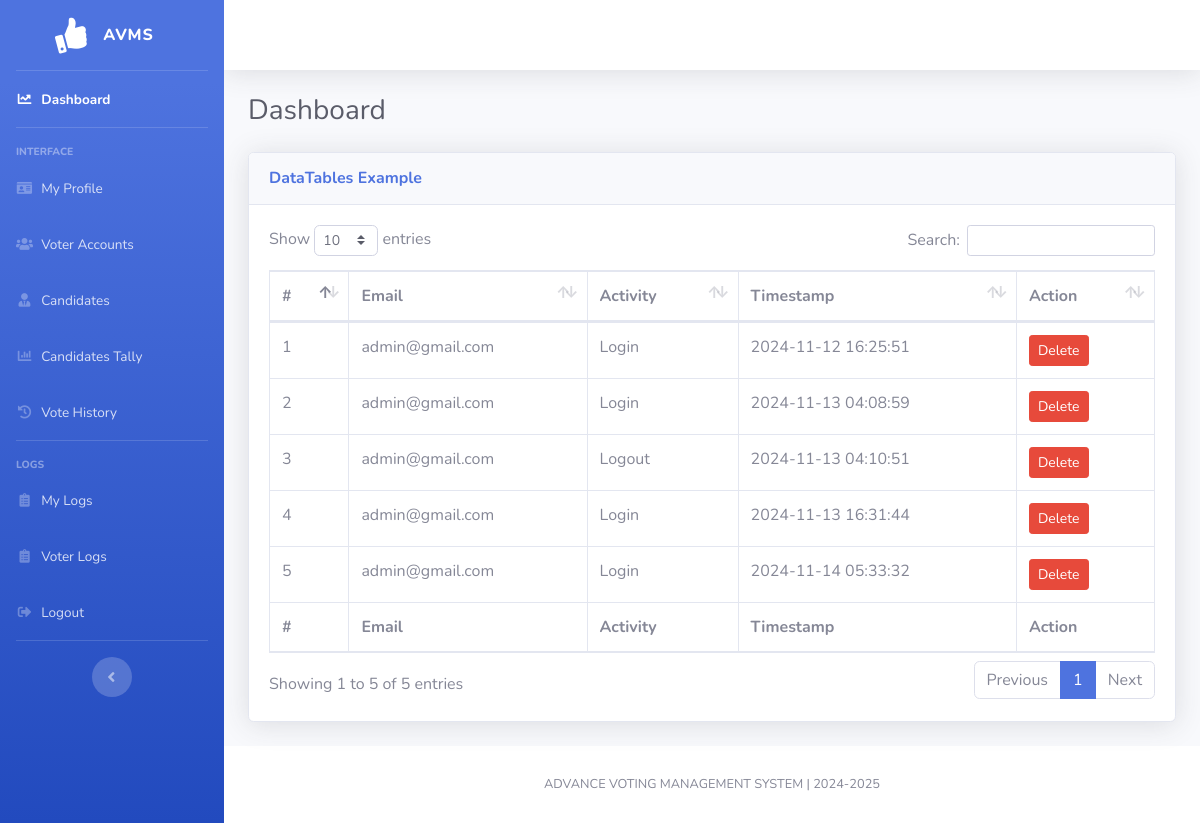
The app's page /admin/admin-logs.php, older data.
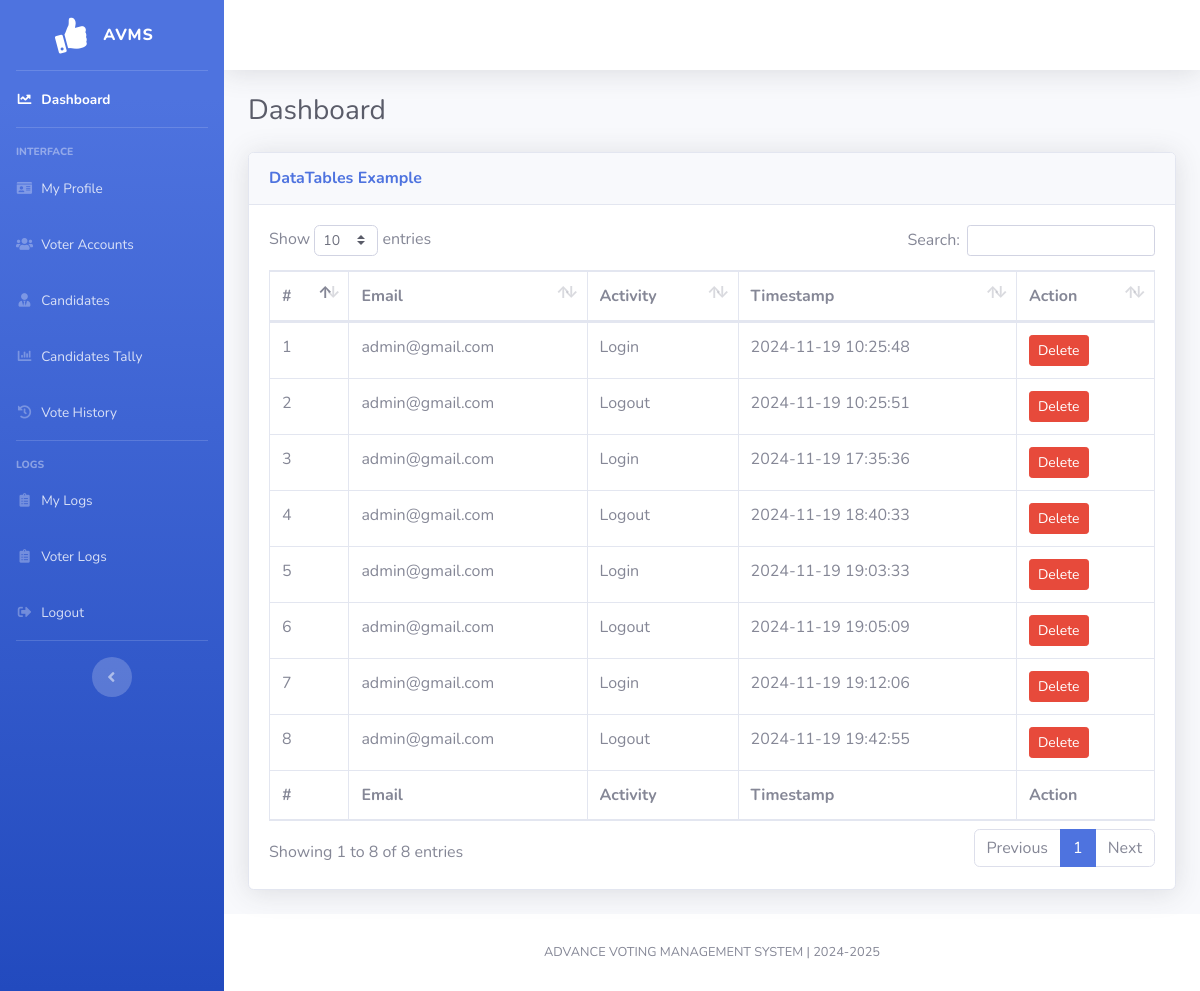
The same page, newer data.
### tables this page shows
CREATE TABLE `admin_logs` (
  `id` int(11) NOT NULL,
  `email` varchar(100) NOT NULL,
  `activity_type` varchar(50) NOT NULL,
  `user_type` varchar(50) NOT NULL,
  `timestamp` timestamp NOT NULL DEFAULT current_timestamp()
);

### admin/admin-logs.php (the view, shortened to what this page needs)
<?php
    include("../components/admin-header.php");
    $admin_logs = $connLogs->query("SELECT * FROM `admin_logs`")->fetchAll(PDO::FETCH_ASSOC);
?>
<div id="content">
    <?php include("../components/topbar.php"); ?>
    <div class="container-fluid">
        <div class="d-sm-flex align-items-center justify-content-between mb-4">
            <h1 class="h3 mb-0 text-gray-800">Dashboard</h1>
        </div>
                <div class="card shadow mb-4">
            <div class="card-header py-3">
                <h6 class="m-0 font-weight-bold text-primary">DataTables Example</h6>
            </div>
            <div class="card-body">
                <div class="table-responsive">
                    <table class="table table-bordered" id="dataTable" width="100%" cellspacing="0">
                        <thead>
                            <tr>
                                <th>#</th>
                                <th>Email</th>
                                <th>Activity</th>
                                <th>Timestamp</th>
                                <th>Action</th>
                            </tr>
                        </thead>
                        <tfoot>
                            <tr>
                                <th>#</th>
                                <th>Email</th>
                                <th>Activity</th>
                                <th>Timestamp</th>
                                <th>Action</th>
                            </tr>
                        </tfoot>
                        <tbody>
                            <?php
                                $count = 1;
                                foreach ($admin_logs as $logs):
                                ?>
                                <tr>
                                    <td><?php echo $count++; ?></td>
                                    <td><?php echo ($logs['email']); ?></td>
                                    <td><?php echo ($logs['activity_type']); ?></td>
                                    <td><?php echo ($logs['timestamp']); ?></td>
                                    <td>
                                        <form method="POST" action="" class="delete-form">
                                            <button type="button" class="btn btn-danger btn-sm delete-btn">Delete</button>
                                        </form>
                                    </td>
                                </tr>
                            <?php endforeach; ?>
                        </tbody>
                    </table>
                </div>
            </div>
        </div>
    </div>
</div>
<?php include("../components/footer.php"); ?>
</div>
</div>
</body>
</html>

### components/admin-header.php (shortened to what this page needs)
<!DOCTYPE html>
<html lang="en">
<head>
    <link href="../vendor/fontawesome-free/css/all.min.css" rel="stylesheet" type="text/css">
    <link href="../css/sb-admin-2.min.css" rel="stylesheet">
    <link href="../vendor/datatables/dataTables.bootstrap4.min.css" rel="stylesheet">
</head>
<body id="page-top">
    <div id="wrapper">
        <ul class="navbar-nav bg-gradient-primary sidebar sidebar-dark accordion" id="accordionSidebar">
            <a class="sidebar-brand d-flex align-items-center justify-content-center" href="admin-dashboard.php">
                <div class="sidebar-brand-icon rotate-n-15">
                    <i class="fas fa-thumbs-up"></i>
                </div>
                <div class="sidebar-brand-text mx-3">AVMS</div>
            </a>
            <hr class="sidebar-divider my-0">
            <li class="nav-item active">
                <a class="nav-link" href="admin-dashboard.php">
                    <i class="fas fa-fw fa-chart-line"></i>
                    <span>Dashboard</span></a>
            </li>
            <hr class="sidebar-divider">
            <div class="sidebar-heading">
                Interface
            </div>
            <li class="nav-item">
                <a class="nav-link" href="profile.php">
                    <i class="fas fa-fw fa-id-card"></i>
                    <span>My Profile</span>
                </a>
            </li>
            <li class="nav-item">
                <a class="nav-link" href="voter-accounts.php">
                    <i class="fas fa-fw fa-users"></i>
                    <span>Voter Accounts</span>
                </a>
            </li>
            <li class="nav-item">
                <a class="nav-link" href="candidates.php">
                    <i class="fas fa-fw fa-user-tie"></i>
                    <span>Candidates</span>
                </a>
            </li>
            <li class="nav-item">
                <a class="nav-link" href="candidate-tally.php">
                    <i class="fas fa-fw fa-chart-bar"></i>
                    <span>Candidates Tally</span>
                </a>
            </li>
            <li class="nav-item">
                <a class="nav-link" href="votes.php">
                    <i class="fas fa-fw fa-history"></i>
                    <span>Vote History</span>
                </a>
            </li>
            <hr class="sidebar-divider">
            <div class="sidebar-heading">
                Logs
            </div>
            <li class="nav-item">
                <a class="nav-link" href="admin-logs.php">
                    <i class="fas fa-fw fa-clipboard-list"></i>
                    <span>My Logs</span></a>
            </li>
            <li class="nav-item">
                <a class="nav-link" href="voter-logs.php">
                    <i class="fas fa-fw fa-clipboard-list"></i>
                    <span>Voter Logs</span></a>
            </li>
            <li class="nav-item">
                <a class="nav-link" href="#" id="logout">
                    <i class="fas fa-fw fa-sign-out-alt"></i>
                    <span>Logout</span></a>
            </li>
            <hr class="sidebar-divider d-none d-md-block">
            <div class="text-center d-none d-md-inline">
                <button class="rounded-circle border-0" id="sidebarToggle"></button>
            </div>
        </ul>
        <div id="content-wrapper" class="d-flex flex-column">

### components/topbar.php (shortened to what this page needs)
<nav class="navbar navbar-expand navbar-light bg-white topbar mb-4 static-top shadow">
</nav>

### components/footer.php
<footer class="sticky-footer bg-white">
    <div class="container my-auto">
        <div class="copyright text-center my-auto">
            <span>ADVANCE VOTING MANAGEMENT SYSTEM | 2024-2025</span>
        </div>
    </div>
</footer>

Row changes from the older to the newer data that the page shows:
changed admin_logs (number 1 of 8 on the later page): timestamp "2024-11-12 16:25:51" → "2024-11-19 10:25:48"
changed admin_logs (number 2 of 8 on the later page): activity_type "Login" → "Logout"; timestamp "2024-11-13 04:08:59" → "2024-11-19 10:25:51"
changed admin_logs (number 3 of 8 on the later page): activity_type "Logout" → "Login"; timestamp "2024-11-13 04:10:51" → "2024-11-19 17:35:36"
changed admin_logs (number 4 of 8 on the later page): activity_type "Login" → "Logout"; timestamp "2024-11-13 16:31:44" → "2024-11-19 18:40:33"
changed admin_logs (number 5 of 8 on the later page): timestamp "2024-11-14 05:33:32" → "2024-11-19 19:03:33"
added admin_logs: email "admin@gmail.com", activity_type "Logout", timestamp "2024-11-19 19:05:09"
added admin_logs: email "admin@gmail.com", activity_type "Login", timestamp "2024-11-19 19:12:06"
added admin_logs: email "admin@gmail.com", activity_type "Logout", timestamp "2024-11-19 19:42:55"
Text that changed along with them:
text written by a page script: "Show entries Search: Showing 1 to 5 of 5 entries Previous 1 Next" → "Show entries Search: Showing 1 to 8 of 8 entries Previous 1 Next"
